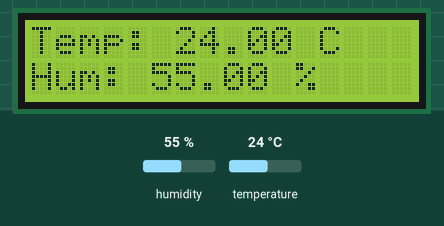
Bench run of a sketch on a simulated Arduino Uno, built with avr-gcc and run on an emulated ATmega328P. Shown: 16×2 character LCD. The inputs (shaded band) are chosen by the test bench; at power-on: humidity 55 %, temperature 24 °C. What the sketch prints to the serial monitor is not drawn.

Above: at 4.7 s.
4.8 s: humidity set to 22 %
At 7.2 s:
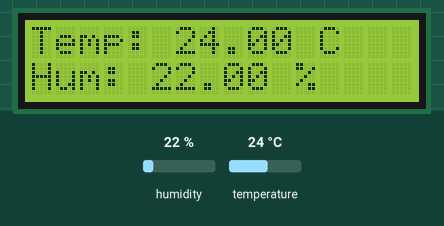
7.8 s: temperature set to 12 °C
At 9.3 s:
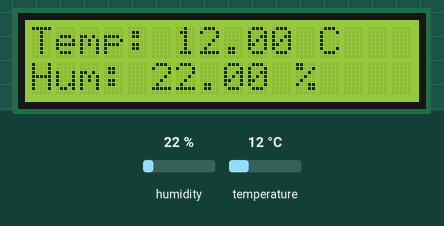
10.8 s: humidity set to 40 %
At 13.5 s:
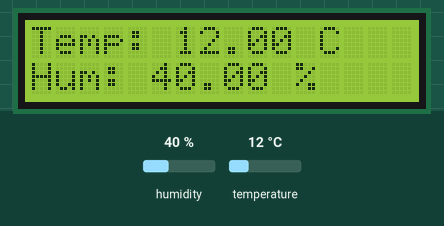
13.8 s: temperature set to 19 °C
At 14.7 s:
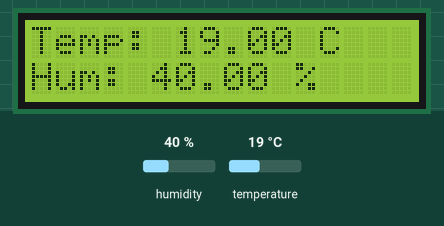
Timing chart, 0 to 16.8 s (numbered marks = the images above; inputs shaded):
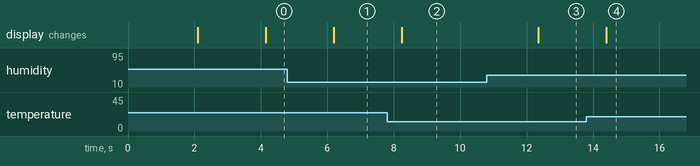

The sketch:

DHT11WeatherStation.ino
```cpp
#include <Wire.h>
#include <LiquidCrystal_I2C.h>
#include <DHT.h>

#define DHTPIN 4       // DHT11 connected to digital pin 4
#define DHTTYPE DHT11  // DHT 11

DHT dht(DHTPIN, DHTTYPE);

// Set the LCD address to 0x27 for a 16 chars and 2 line display
LiquidCrystal_I2C lcd(0x27, 16, 2);

void setup() {
  Serial.begin(9600);
  dht.begin();

  // Initialize the LCD and display a welcome message
  lcd.begin();
  lcd.backlight();
  lcd.setCursor(0, 0);
  lcd.print("Weather Station");
  lcd.setCursor(0, 1);
  lcd.print("Initializing...");
  delay(2000);
  lcd.clear();
}

void loop() {
  delay(2000);  // Wait 2 seconds between readings

  float humidity = dht.readHumidity();
  float temperatureC = dht.readTemperature();
  float temperatureF = dht.readTemperature(true);

  if (isnan(humidity) || isnan(temperatureC) || isnan(temperatureF)) {
    lcd.setCursor(0, 0);
    lcd.print("Sensor Error");
    Serial.println("Failed to read from DHT sensor!");
    return;
  }

  // Display the temperature and humidity on the LCD
  lcd.setCursor(0, 0);
  lcd.print("Temp: ");
  lcd.print(temperatureC);
  lcd.print(" C");

  lcd.setCursor(0, 1);
  lcd.print("Hum: ");
  lcd.print(humidity);
  lcd.print(" %");

  // Output the readings to the Serial Monitor as well
  Serial.print("Humidity: ");
  Serial.print(humidity);
  Serial.println(" %");

  Serial.print("Temperature: ");
  Serial.print(temperatureC);
  Serial.print(" °C ");
  Serial.print(temperatureF);
  Serial.println(" °F");
}
```

Measured:
- after the input at 4.8 s, the display: changes after 1.4 s (image 1)
- after the input at 7.8 s, the display: changes after 0.45 s (image 2)
- after the input at 10.8 s, the display: changes after 1.5 s (image 3)
- after the input at 13.8 s, the display: changes after 0.60 s (image 4)
